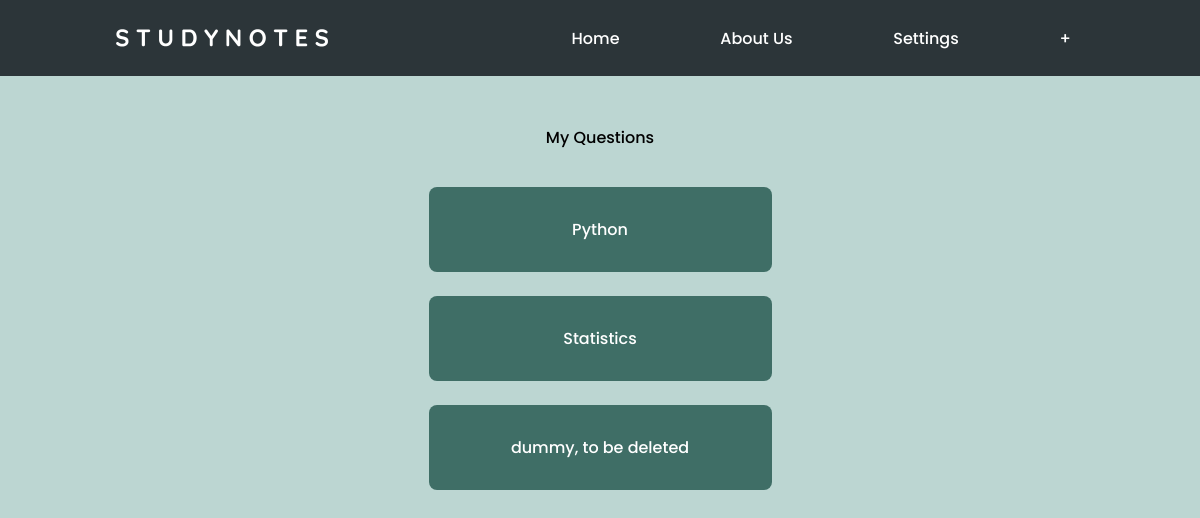
/home.php (signed in), run on an earlier commit of the app's database.
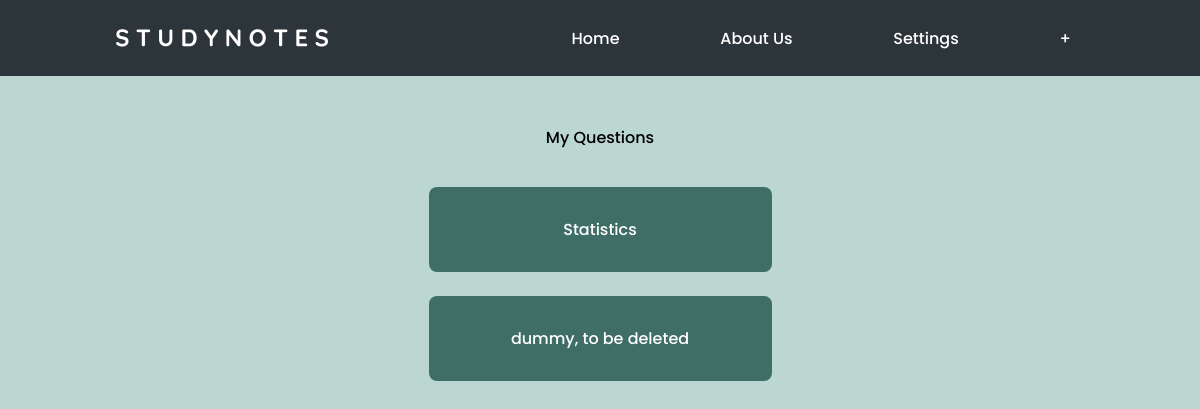
And on a later commit of the database.
### tables this page shows
CREATE TABLE IF NOT EXISTS `user_question_sheet` (
  `questionSheetID` int(8) NOT NULL AUTO_INCREMENT,
  `title` varchar(300) NOT NULL,
  `username` varchar(30) NOT NULL,
  `dateCreated` date NOT NULL,
  PRIMARY KEY (`questionSheetID`)
);

### home.php (the view, shortened to what this page needs)
<!DOCTYPE html>
<html>
    <head>
        <link rel="stylesheet" type="text/css" href="css/home_style.css">
    </head>
    <body>
        <div class="nav-fixed">
            <nav>
                <img class="logo" src="src/logo.png" alt="logo">
                <ul class="nav-links">
                    <li><a href="home.php">Home</a></li>
                    <li><a href="aboutus.php">About Us</a></li>
                    <li><a href="myaccount.php">Settings</a></li>
                    <li><a href="add_question.php">+</a></li>
                </ul>
            </nav>
        </div>
        <div class="home-content">
            <center>
                <br><br>
                <div class="my_questions">
                    <?php
                    require_once ('mysqli_connect.php');
                    $user=$_SESSION["user"];
                        $sqlUserPick = "SELECT questionSheetID, title FROM user_question_sheet WHERE username='$user'";
                        $data = mysqli_query($dbc,$sqlUserPick);
                        if ($data->num_rows > 0) {
                            echo "<label>My Questions</label><br><br>";
                            while($row = $data->fetch_assoc())
                            {
                                $title = $row['title'];
                                echo "<form method='POST' action='question.php'>";
                                echo "<input type='submit' class='question_btn' name='title' value='".$title."' />";
                                echo "</form>";
                            }
                        } else {
                            echo "<p>Looks like you have not save any questions yet~<br>Click on the + icon to start saving your questions in StudyNotes now!</p>";
                        }
                    ?>
                </div>
            </center>
        </div>
    </body>
</html>

What changed in the data, as far as the page shows it:
removed user_question_sheet: title "Python"
